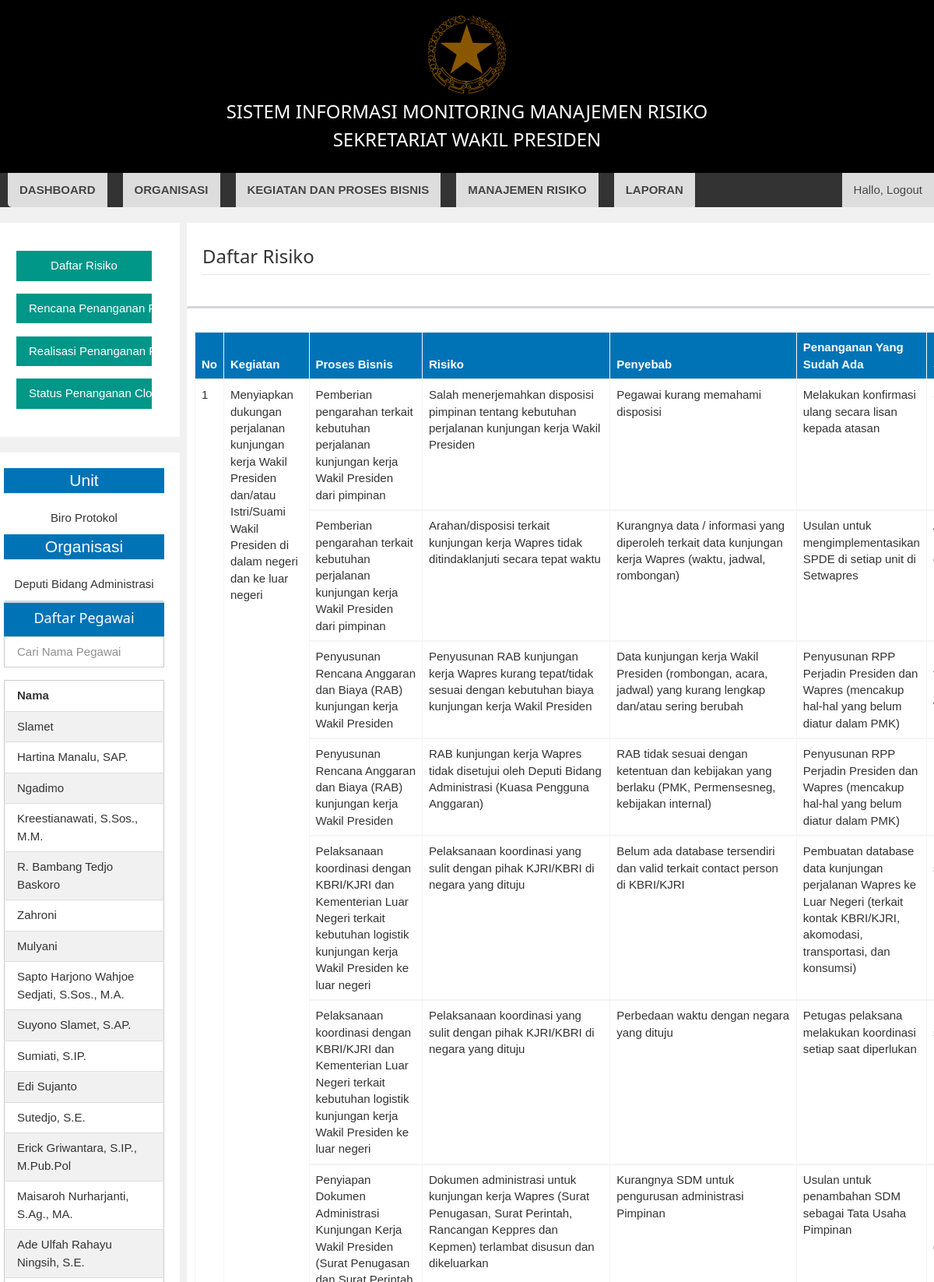
The app's page /admin/manajementrisk/lihatdetail/1 (upper part) with its own data.
### tables this page shows
CREATE TABLE `tbl_unit_kerja` (
  `id_unit` int(11) NOT NULL,
  `nama_unit` varchar(225) NOT NULL,
  `sasaran` text NOT NULL,
  `iku` text NOT NULL,
  `id_unor` int(11) NOT NULL
);

CREATE TABLE `tbl_unit_org` (
  `id_unor` int(11) NOT NULL,
  `nama_unor` varchar(256) NOT NULL
);

CREATE TABLE `tbl_pegawai` (
  `nip` char(18) NOT NULL,
  `nama_pegawai` varchar(128) NOT NULL,
  `id_jabatan` int(11) NOT NULL,
  `ket_jabatan` varchar(200) NOT NULL,
  `id_unit` int(11) DEFAULT NULL,
  `id_unor` int(11) NOT NULL,
  `password` varchar(128) NOT NULL,
  `foto` varchar(50) NOT NULL
);

CREATE TABLE `tbl_sop_risk` (
  `id_sop` int(11) NOT NULL,
  `nama_sop` text NOT NULL,
  `nama_risk` text NOT NULL,
  `sisa_risk` text NOT NULL,
  `frekuensi` int(11) NOT NULL,
  `dampak` int(11) NOT NULL,
  `hitung` int(11) NOT NULL,
  `deskripsi_cause` text NOT NULL,
  `kategori_cause` enum('Man','Money','Method','Machine','Material') NOT NULL,
  `deskripsi_pengendalian` text NOT NULL,
  `id_skp` int(11) NOT NULL
);

CREATE TABLE `tbl_skp` (
  `id_skp` int(11) NOT NULL,
  `nama_skp` text NOT NULL,
  `target_volume` varchar(64) NOT NULL,
  `target_mutu` varchar(64) NOT NULL,
  `target_waktu` varchar(64) NOT NULL,
  `target_biaya` double NOT NULL,
  `id_pk` int(11) NOT NULL
);

### application/controllers/admin/Manajementrisk.php (called while the page is built, shortened)
<?php
class Manajementrisk extends CI_Controller{
  public function __construct()
  {
    $this->load->model('admin/m_manajement');
    $this->load->model('unit/m_organisasi');
    $this->load->model('unit/m_dashboard');
    $this->load->model('admin/m_prosesbisnis');
    $this->load->model('core/m_core');
  }
  function lihatdetail($id)
  {
    $data['title'] = 'Detail Monitoring Unit | Simonari';
    $this->load->view('admin/include/header', $data);
    $where = array(
      'tbl_unit_kerja.id_unit' => $id
    );
    $data['showPegawaiunit'] = $this->m_prosesbisnis->getPegUnit($where)->result();
    $data['data'] = $this->m_manajement->showRisk($where)->result();
    $data['showunitID'] = $this->m_manajement->getUnitid($where)->result();
    $this->load->view('admin/manajemenrisk/v_lihatdetailmonitoring', $data);
    $this->load->view('admin/include/footer');
  }
}

### index.php (called while the page is built, shortened)
<?php
require_once BASEPATH.'core/CodeIgniter.php';

### application/models/admin/M_manajement.php (called while the page is built, shortened)
<?php
class M_manajement extends CI_Model{
  function getUnitid($where)
  {
    $this->db->select('*');
    $this->db->from('tbl_unit_kerja');
    $this->db->join('tbl_unit_org', 'tbl_unit_org.id_unor = tbl_unit_kerja.id_unor');
    $this->db->where($where);
    return $this->db->get();
  }
  function showRisk($where)
  {
    $this->db->select('*');
    $this->db->select('(select count(nama_sop) from tbl_sop_risk where tbl_sop_risk.id_skp = tbl_skp.id_skp) as rowskp');
    $this->db->from('tbl_skp');
    $this->db->join('tbl_sop_risk', 'tbl_sop_risk.id_skp = tbl_skp.id_skp');
    $this->db->join('tbl_pk', 'tbl_pk.id_pk = tbl_skp.id_pk', 'left');
    $this->db->join('tbl_unit_kerja', 'tbl_unit_kerja.id_unit = tbl_pk.id_unit', 'left');
  $this->db->where($where);
  return $this->db->get();
  }
}

### application/models/admin/M_prosesbisnis.php (called while the page is built, shortened)
<?php
class M_prosesbisnis extends CI_Model{
  function getPegUnit($where)
  {
    $this->db->select('*');
    $this->db->from('tbl_pegawai');
    $this->db->join('tbl_unit_kerja','tbl_unit_kerja.id_unit = tbl_pegawai.id_unit');
    $this->db->join('tbl_unit_org', 'tbl_unit_org.id_unor = tbl_pegawai.id_unor');
    $this->db->where($where);
    return $this->db->get();
  }
}

### application/views/admin/manajemenrisk/v_lihatdetailmonitoring.php (the view, shortened to what this page needs)
<?php
  $jum1 = 1;
  $nosop = 1;
 ?>
<div class="row">
<?php $this->load->view('admin/include/sidebar_Manajemenrisk'); ?>
</div>
  <div class="rightcolumn">
    <div class="card">
      <legend><h3>Daftar Risiko
    </div>
         <div class="box">
                 <div class="box-header">
                 </div>
                 <div class="box-body">
                    <table class="table table-bordered table-striped table-hover">
                      <thead>
                  <tr class="bg-blue">
                    <th>No</th>
                    <th width="35%">Kegiatan</th>
                    <th>Proses Bisnis</th>
                    <th>Risiko</th>
                    <th>Penyebab</th>
										<th>Penanganan Yang Sudah Ada</th>
                    <th>Sisa Risiko</th>
                  </tr>
                        <?php foreach ($data as $risk) { ?>
                            <tr>
                              <?php
                                if($jum1 <= 1)
                                {
                                  $jmlsop = $risk->rowskp;
                              ?>
                                <td rowspan="<?= $jmlsop ?>"><?= $nosop ?></td>
                                <td rowspan="<?= $jmlsop ?>"><?= $risk->nama_skp ?></td>
                              <?php
                                  $jum1 = $risk->rowskp;
                                  $nosop++;
                                } else {
                                  $jum1 = $jum1 - 1;
                                }
                               ?>
                               <td><?= $risk->nama_sop ?></td>
                               <td><?= $risk->nama_risk ?></td>
                               <td><?= $risk->deskripsi_cause ?></td>
                               <td><?= $risk->deskripsi_pengendalian ?></td>
                               <td><?= $risk->sisa_risk ?></td>
                            </tr>
                        <?php  } ?>
            </table>
          </div>
          </div>
        </div>

### application/views/admin/include/sidebar_Manajemenrisk.php
<div class="leftcolumn">
  <div class="card">
    <div class="w3-panel" style="width:100%">
      <a href="<?= base_url('admin/manajementrisk/lihatdetail/'.$this->session->userdata('session_unit')) ?>"  class="w3-button w3-block w3-teal">Daftar Risiko</a>
    </div>
    <div class="w3-panel" style="width:100%">
      <a href="<?= base_url('admin/manajementrisk/lihatrencana/'.$this->session->userdata('session_unit'))  ?>"  class="w3-button w3-block w3-teal">Rencana Penanganan Risiko</a>
    </div>
    <div class="w3-panel" style="width:100%">
      <a href="<?= base_url('admin/manajementrisk/lihatrealisasi/'.$this->session->userdata('session_unit'))  ?>"  class="w3-button w3-block w3-teal">Realisasi Penanganan Risiko</a>
    </div>
    <div class="w3-panel" style="width:100%">
      <a href="<?= base_url('admin/manajementrisk/lihatstatuspenanganan/'.$this->session->userdata('session_unit'))  ?>"  class="w3-button w3-block w3-teal">Status Penanganan Close</a>
    </div>
  </div>
  <div class="card">
    <legend class="w3-center bg-blue">Unit</legend>
    <?php
    foreach ($showunitID as $key):?>
    <p class="w3-center"><?= $key->nama_unit ?></p>
    <legend class="w3-center bg-blue">Organisasi</legend>
    <p class="w3-center"><?= $key->nama_unor ?></p>
    <?php endforeach; ?>
    <div class="box">
       <div class="box-header bg-blue">
         <center><h3 class="box-title">Daftar Pegawai</h3></center>
       </div>
       <div class="box-body no-padding">
          <input class="w3-input w3-border w3-padding" type="text" placeholder="Cari Nama Pegawai" id="myInput" onkeyup="myFunction()">
          <table class="w3-table-all w3-margin-top" id="myTable">
          <tr>
            <th style="width:60%;">Nama</th>
          </tr>
      <?php
      foreach($showPegawaiunit as $key):?>
        <tr>
          <td><?= $key->nama_pegawai ?></td>
        </tr>
      <?php endforeach; ?>
    </table>
       </div>
    </div>
  </div>

### assets1/css/w3.css (style rules this page uses)
html { box-sizing:border-box }
*,*:before,*:after { box-sizing:inherit }
html { -ms-text-size-adjust:100%;-webkit-text-size-adjust:100% }
body { margin:0 }
a { background-color:transparent;-webkit-text-decoration-skip:objects }
button,input,select,textarea { font:inherit;margin:0 }
button,input { overflow:visible }
legend { color:inherit;display:table;max-width:100%;padding:0;white-space:normal }
html,body { font-family:Verdana,sans-serif;font-size:15px;line-height:1.5 }
html { overflow-x:hidden }
h3 { font-size:24px }
h1,h2,h3,h4,h5,h6 { font-family:"Segoe UI",Arial,sans-serif;font-weight:400;margin:10px 0 }
a { color:inherit }
.w3-table,.w3-table-all { border-collapse:collapse;border-spacing:0;width:100%;display:table }
.w3-table-all { border:1px solid #ccc }
.w3-bordered tr,.w3-table-all tr { border-bottom:1px solid #ddd }
.w3-table-all tr:nth-child(odd) { background-color:#fff }
.w3-table-all tr:nth-child(even) { background-color:#f1f1f1 }
.w3-table td,.w3-table th,.w3-table-all td,.w3-table-all th { padding:8px 8px;display:table-cell;text-align:left;vertical-align:top }
.w3-table th:first-child,.w3-table td:first-child,.w3-table-all th:first-child,.w3-table-all td:first-child { padding-left:16px }
.w3-btn,.w3-button { border:none;display:inline-block;padding:8px 16px;vertical-align:middle;overflow:hidden;text-decoration:none;color:inherit;background-color:inherit;text-align:center;cursor:pointer;white-space:nowrap }
.w3-btn,.w3-button { -webkit-touch-callout:none;-webkit-user-select:none;-khtml-user-select:none;-moz-user-select:none;-ms-user-select:none;user-select:none }
.w3-input { padding:8px;display:block;border:none;border-bottom:1px solid #ccc;width:100% }
.w3-block { display:block;width:100% }
.w3-container:after,.w3-container:before,.w3-panel:after,.w3-panel:before,.w3-row:after,.w3-row:before,.w3-row-padding:after,.w3-row-padding:before, .w3-cell-row:before,.w3-cell-row:after,.w3-clear:after,.w3-clear:before,.w3-bar:before,.w3-bar:after { content:"";display:table;clear:both }
.w3-container,.w3-panel { padding:0.01em 16px }
.w3-panel { margin-top:16px;margin-bottom:16px }
.w3-center { text-align:center!important }
.w3-border { border:1px solid #ccc!important }
.w3-margin-top { margin-top:16px!important }
.w3-padding { padding:8px 16px!important }
.w3-teal,.w3-hover-teal:hover { color:#fff!important;background-color:#009688!important }

### application/views/admin/include/header.php (style rules this page uses)
* { box-sizing: border-box; }
body { font-family: Arial; padding: 0px; background: #f1f1f1; }
.leftcolumn { float: left; width: 20%; }
.rightcolumn { float: left; width: 80%; background-color: #f1f1f1; padding-left: 9px; }
.card { background-color: white; padding: 20px; margin-top: 20px; }
.row:after { content: ""; display: table; clear: both; }

### records on screen
tbl_unit_kerja: nama_unit "Biro Protokol", id_unor.nama_unor "Deputi Bidang Administrasi"
tbl_pegawai: nama_pegawai "Slamet"
tbl_pegawai: nama_pegawai "Hartina Manalu, SAP."
tbl_pegawai: nama_pegawai "Ngadimo"
tbl_pegawai: nama_pegawai "Kreestianawati, S.Sos., M.M."
tbl_pegawai: nama_pegawai "R. Bambang Tedjo Baskoro"
tbl_pegawai: nama_pegawai "Zahroni"
tbl_pegawai: nama_pegawai "Mulyani"
tbl_pegawai: nama_pegawai "Sapto Harjono Wahjoe Sedjati, S.Sos., M.A."
tbl_pegawai: nama_pegawai "Suyono Slamet, S.AP."
tbl_pegawai: nama_pegawai "Sumiati, S.IP."
tbl_pegawai: nama_pegawai "Edi Sujanto"
tbl_pegawai: nama_pegawai "Sutedjo, S.E."
tbl_pegawai: nama_pegawai "Erick Griwantara, S.IP., M.Pub.Pol"
tbl_pegawai: nama_pegawai "Maisaroh Nurharjanti, S.Ag., MA."
tbl_pegawai: nama_pegawai "Ade Ulfah Rahayu Ningsih, S.E."
tbl_sop_risk: id_skp.nama_skp "Menyiapkan dukungan perjalanan kunjungan kerja Wakil Presiden dan/atau Istri/Suami Wakil Presiden di dalam negeri dan ke luar negeri", nama_sop "Pemberian pengarahan terkait kebutuhan perjalanan kunjungan kerja Wakil Presiden dari pimpinan", nama_risk "Salah menerjemahkan disposisi pimpinan tentang kebutuhan perjalanan kunjungan kerja Wakil Presiden", deskripsi_cause "Pegawai kurang memahami disposisi", deskripsi_pengendalian "Melakukan konfirmasi ulang secara lisan kepada atasan"
tbl_sop_risk: nama_sop "Pemberian pengarahan terkait kebutuhan perjalanan kunjungan kerja Wakil Presiden dari pimpinan", nama_risk "Arahan/disposisi terkait kunjungan kerja Wapres tidak ditindaklanjuti secara tepat waktu", deskripsi_cause "Kurangnya data / informasi yang diperoleh terkait data kunjungan kerja Wapres (waktu, jadwal, rombongan)", deskripsi_pengendalian "Usulan untuk mengimplementasikan SPDE di setiap unit di Setwapres"
tbl_sop_risk: nama_sop "Penyusunan Rencana Anggaran dan Biaya (RAB) kunjungan kerja Wakil Presiden", nama_risk "Penyusunan RAB kunjungan kerja Wapres kurang tepat/tidak sesuai dengan kebutuhan biaya kunjungan kerja Wakil Presiden", deskripsi_cause "Data kunjungan kerja Wakil Presiden (rombongan, acara, jadwal) yang kurang lengkap dan/atau sering berubah", deskripsi_pengendalian "Penyusunan RPP Perjadin Presiden dan Wapres (mencakup hal-hal yang belum diatur dalam PMK)"
tbl_sop_risk: nama_sop "Penyusunan Rencana Anggaran dan Biaya (RAB) kunjungan kerja Wakil Presiden", nama_risk "RAB kunjungan kerja Wapres tidak disetujui oleh Deputi Bidang Administrasi (Kuasa Pengguna Anggaran)", deskripsi_cause "RAB tidak sesuai dengan ketentuan dan kebijakan yang berlaku (PMK, Permensesneg, kebijakan internal)", deskripsi_pengendalian "Penyusunan RPP Perjadin Presiden dan Wapres (mencakup hal-hal yang belum diatur dalam PMK)"
tbl_sop_risk: nama_sop "Pelaksanaan koordinasi dengan KBRI/KJRI dan Kementerian Luar Negeri terkait kebutuhan logistik kunjungan kerja Wakil Presiden ke luar negeri", nama_risk "Pelaksanaan koordinasi yang sulit dengan pihak KJRI/KBRI di negara yang dituju", deskripsi_cause "Belum ada database tersendiri dan valid terkait contact person di KBRI/KJRI", deskripsi_pengendalian "Pembuatan database data kunjungan perjalanan Wapres ke Luar Negeri (terkait kontak KBRI/KJRI, akomodasi, transportasi, dan konsumsi)"
tbl_sop_risk: nama_sop "Pelaksanaan koordinasi dengan KBRI/KJRI dan Kementerian Luar Negeri terkait kebutuhan logistik kunjungan kerja Wakil Presiden ke luar negeri", nama_risk "Pelaksanaan koordinasi yang sulit dengan pihak KJRI/KBRI di negara yang dituju", deskripsi_cause "Perbedaan waktu dengan negara yang dituju", deskripsi_pengendalian "Petugas pelaksana melakukan koordinasi setiap saat diperlukan"
tbl_sop_risk: nama_risk "Dokumen administrasi untuk kunjungan kerja Wapres (Surat Penugasan, Surat Perintah, Rancangan Keppres dan Kepmen) terlambat disusun dan dikeluarkan", deskripsi_cause "Kurangnya SDM untuk pengurusan administrasi Pimpinan", deskripsi_pengendalian "Usulan untuk penambahan SDM sebagai Tata Usaha Pimpinan"
